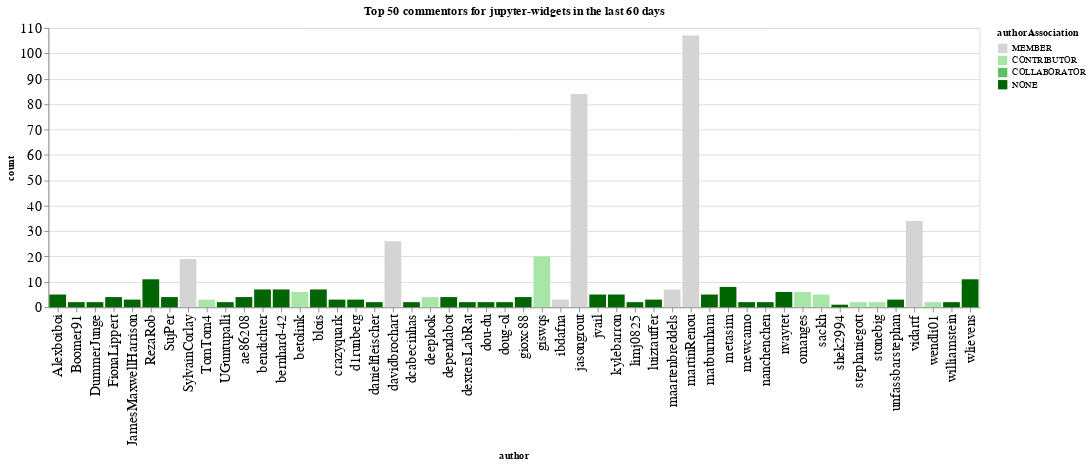

Write notebook code for a chart like this one.
### Code cell
n_plot = 50
charts = []
for ii, (iorg, idata) in enumerate(commentors.groupby(['org'])):
    title = f"Top {n_plot} commentors for {iorg} in the last {n_days} days"
    idata = idata.groupby('author', as_index=False).agg({'count': 'sum', 'authorAssociation': 'first'})
    idata = idata.sort_values('count', ascending=False).head(n_plot)
    ch = alt.Chart(data=idata.head(n_plot), title=title).mark_bar().encode(
        x='author',
        y='count',
        color=alt.Color('authorAssociation', scale=alt.Scale(domain=author_types, range=author_colors))
    )
    charts.append(ch)
alt.hconcat(*charts)

### Figure 1 — Vega-Lite specification as saved in the notebook (floating-point values rounded to 4 significant figures)
{"config": {"axisLeft": {"labelFontSize": 15}, "axisBottom": {"labelFontSize": 15}}, "hconcat": [{"mark": "bar", "encoding": {"color": {"type": "nominal", "field": "authorAssociation", "scale": {"domain": ["MEMBER", "CONTRIBUTOR", "COLLABORATOR", "NONE"], "range": ["rgb(211.82745098039214, 211.82745098039214, 211.82745098039214)", "rgb(166.98562091503268, 229.89803921568628, 166.98562091503268)", "rgb(96.37647058823529, 192.75294117647059, 96.37647058823529)", "rgb(0.0, 100.3921568627451, 0.0)"]}}, "x": {"type": "nominal", "field": "author"}, "y": {"type": "quantitative", "field": "count"}}, "title": "Top 50 commentors for jupyter-widgets in the last 60 days"}], "data": {"name": "data-ee4e11ea94c5d168c8fc650bdd787d7c"}, "$schema": "https://vega.github.io/schema/vega-lite/v4.0.2.json", "datasets": {"data-ee4e11ea94c5d168c8fc650bdd787d7c": [{"author": "martinRenou", "count": 107, "authorAssociation": "MEMBER"}, {"author": "jasongrout", "count": 84, "authorAssociation": "MEMBER"}, {"author": "vidartf", "count": 34, "authorAssociation": "MEMBER"}, {"author": "davidbrochart", "count": 26, "authorAssociation": "MEMBER"}, {"author": "giswqs", "count": 20, "authorAssociation": "CONTRIBUTOR"}, {"author": "SylvainCorlay", "count": 19, "authorAssociation": "MEMBER"}, {"author": "wlievens", "count": 11, "authorAssociation": "NONE"}, {"author": "RezaRob", "count": 11, "authorAssociation": "NONE"}, {"author": "metasim", "count": 8, "authorAssociation": "NONE"}, {"author": "blois", "count": 7, "authorAssociation": "NONE"}, {"author": "maartenbreddels", "count": 7, "authorAssociation": "MEMBER"}, {"author": "bernhard-42", "count": 7, "authorAssociation": "NONE"}, {"author": "bendichter", "count": 7, "authorAssociation": "NONE"}, {"author": "betolink", "count": 6, "authorAssociation": "CONTRIBUTOR"}, {"author": "nvaytet", "count": 6, "authorAssociation": "NONE"}, {"author": "omanges", "count": 6, "authorAssociation": "CONTRIBUTOR"}, {"author": "jvail", "count": 5, "authorAssociation": "NONE"}, {"author": "sackh", "count": 5, "authorAssociation": "CONTRIBUTOR"}, {"author": "kylebarron", "count": 5, "authorAssociation": "NONE"}, {"author": "matburnham", "count": 5, "authorAssociation": "NONE"}, {"author": "Alexboiboi", "count": 5, "authorAssociation": "NONE"}, {"author": "gioxc88", "count": 4, "authorAssociation": "NONE"}, {"author": "deeplook", "count": 4, "authorAssociation": "CONTRIBUTOR"}, {"author": "dependabot", "count": 4, "authorAssociation": "NONE"}, {"author": "ae86208", "count": 4, "authorAssociation": "NONE"}, {"author": "SujPer", "count": 4, "authorAssociation": "NONE"}, {"author": "FionaLippert", "count": 4, "authorAssociation": "NONE"}, {"author": "d1runberg", "count": 3, "authorAssociation": "NONE"}, {"author": "luiztauffer", "count": 3, "authorAssociation": "NONE"}, {"author": "TomTom4", "count": 3, "authorAssociation": "CONTRIBUTOR"}, {"author": "unfassbarstephan", "count": 3, "authorAssociation": "NONE"}, {"author": "ibdafna", "count": 3, "authorAssociation": "MEMBER"}, {"author": "JamesMaxwellHarrison", "count": 3, "authorAssociation": "NONE"}, {"author": "crazyquark", "count": 3, "authorAssociation": "NONE"}, {"author": "danielfleischer", "count": 2, "authorAssociation": "NONE"}, {"author": "limj0825", "count": 2, "authorAssociation": "NONE"}, {"author": "DummerJunge", "count": 2, "authorAssociation": "NONE"}, {"author": "williamstein", "count": 2, "authorAssociation": "NONE"}, {"author": "Boomer91", "count": 2, "authorAssociation": "NONE"}, {"author": "UGuntupalli", "count": 2, "authorAssociation": "NONE"}, {"author": "wendli01", "count": 2, "authorAssociation": "CONTRIBUTOR"}, {"author": "mewcamo", "count": 2, "authorAssociation": "NONE"}, {"author": "stephaniegott", "count": 2, "authorAssociation": "CONTRIBUTOR"}, {"author": "stonebig", "count": 2, "authorAssociation": "CONTRIBUTOR"}, {"author": "doug-ol", "count": 2, "authorAssociation": "NONE"}, {"author": "dou-du", "count": 2, "authorAssociation": "NONE"}, {"author": "dextersLabRat", "count": 2, "authorAssociation": "NONE"}, {"author": "nanchenchen", "count": 2, "authorAssociation": "NONE"}, {"author": "dcabecinhas", "count": 2, "authorAssociation": "NONE"}, {"author": "shek2994", "count": 1, "authorAssociation": "NONE"}]}}
